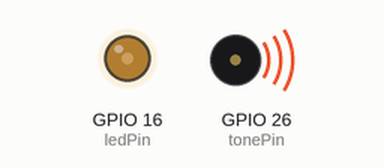
This sketch was run on a simulated ESP32. On the bench: output pins drawn as LEDs (lit = HIGH), buzzer (waves = sounding).

Above: at 0.25 s.
At 5.4 s:
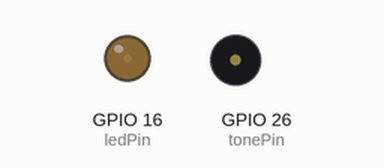
At 12.9 s:
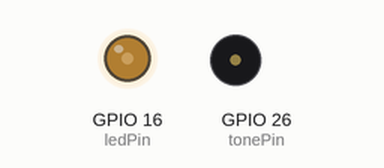
At 21.9 s:
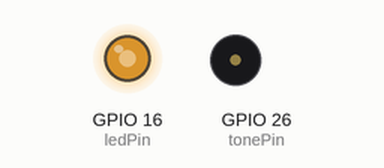
Timing chart, 0 to 28.8 s (numbered marks = the images above):
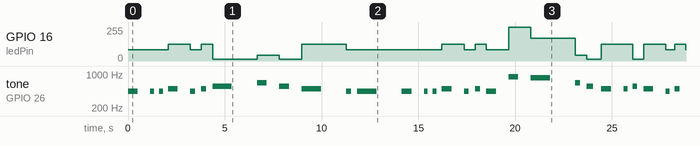

Measured:
- by itself, GPIO 16 (ledPin): 0/255 → 85/255 at 0.00 s, → 127/255 2.1 s later, → 85/255 1.2 s later, → 127/255 0.58 s later, … (23 changes in this stretch)
- by itself, tone on GPIO 26 (tonePin): plays 440 Hz for 0.50 s, 440 Hz for 0.20 s, 440 Hz for 0.20 s, 494 Hz for 0.50 s, 440 Hz for 0.25 s, 494 Hz for 0.25 s … (29 notes in this stretch)

The sketch:

LED_and_Buzzer.ino
```cpp
#include "pitches.h"
#define c4 554
#define e4 659
#define a3 440
#define b3 494
#define g4 831
#define a4 880

int freq = 2000; 
int channel = 0; 
int resolution = 8;
int tonePin =26;
int ledPin=16;
int channel1=1;

int melody[] = {
  a3,a3,a3,b3,a3,b3,c4,e4,c4,b3,a3,a3,
   a3,a3,a3,b3,a3,b3,a3,a4,g4,
 e4,c4,b3,b3,c4,b3,a3,b3,a3
};
int noteDurations[] = {
2,5,5,2,4,4,1,2,2,1,4,1,
2,5,5,2,4,4,2,2,1,
4,3,2,5,4,2,5,4
};
int dutycycle[] = {
  85,85,85,127,85,127,15,42,15,127,85,85,
   85,85,85,127,85,127,85,255,170,
 42,15,127,127,15,127,85,127,85
};
void setup() {
  Serial.begin(115200);
  ledcSetup(channel, freq, resolution);
  ledcAttachPin(tonePin, channel);
  ledcSetup(channel,5000, resolution);
  ledcAttachPin(ledPin, channel1);
}

void loop() {
    for (int thisNote = 0; thisNote < 42; thisNote++) {
      ledcWrite(channel1,dutycycle[thisNote]);
      int noteDuration = 1000 / noteDurations[thisNote];
      ledcWriteTone(channel, melody[thisNote]);
      delay(noteDuration);
      ledcWriteTone(channel,0);
      int pauseBetweenNotes = noteDuration * 1.30;
      delay(pauseBetweenNotes);
    }
}
```

pitches.h
```cpp
/*************************************************
 * Public Constants
 *************************************************/

#define NOTE_B0  31
#define NOTE_C1  33
#define NOTE_CS1 35
#define NOTE_D1  37
#define NOTE_DS1 39
#define NOTE_E1  41
#define NOTE_F1  44
#define NOTE_FS1 46
#define NOTE_G1  49
#define NOTE_GS1 52
#define NOTE_A1  55
#define NOTE_AS1 58
#define NOTE_B1  62
#define NOTE_C2  65
#define NOTE_CS2 69
#define NOTE_D2  73
#define NOTE_DS2 78
#define NOTE_E2  82
#define NOTE_F2  87
#define NOTE_FS2 93
#define NOTE_G2  98
#define NOTE_GS2 104
#define NOTE_A2  110
#define NOTE_AS2 117
#define NOTE_B2  123
#define NOTE_C3  131
#define NOTE_CS3 139
#define NOTE_D3  147
#define NOTE_DS3 156
#define NOTE_E3  165
#define NOTE_F3  175
#define NOTE_FS3 185
#define NOTE_G3  196
#define NOTE_GS3 208
#define NOTE_A3  220
#define NOTE_AS3 233
#define NOTE_B3  247
#define NOTE_C4  262
#define NOTE_CS4 277
#define NOTE_D4  294
#define NOTE_DS4 311
#define NOTE_E4  330
#define NOTE_F4  349
#define NOTE_FS4 370
#define NOTE_G4  392
#define NOTE_GS4 415
#define NOTE_A4  440
#define NOTE_AS4 466
#define NOTE_B4  494
#define NOTE_C5  523
#define NOTE_CS5 554
#define NOTE_D5  587
#define NOTE_DS5 622
#define NOTE_E5  659
#define NOTE_F5  698
#define NOTE_FS5 740
#define NOTE_G5  784
#define NOTE_GS5 831
#define NOTE_A5  880
#define NOTE_AS5 932
#define NOTE_B5  988
#define NOTE_C6  1047
#define NOTE_CS6 1109
#define NOTE_D6  1175
#define NOTE_DS6 1245
#define NOTE_E6  1319
#define NOTE_F6  1397
#define NOTE_FS6 1480
#define NOTE_G6  1568
#define NOTE_GS6 1661
#define NOTE_A6  1760
#define NOTE_AS6 1865
#define NOTE_B6  1976
#define NOTE_C7  2093
#define NOTE_CS7 2217
#define NOTE_D7  2349
#define NOTE_DS7 2489
#define NOTE_E7  2637
#define NOTE_F7  2794
#define NOTE_FS7 2960
#define NOTE_G7  3136
#define NOTE_GS7 3322
#define NOTE_A7  3520
#define NOTE_AS7 3729
#define NOTE_B7  3951
#define NOTE_C8  4186
#define NOTE_CS8 4435
#define NOTE_D8  4699
#define NOTE_DS8 4978
```
